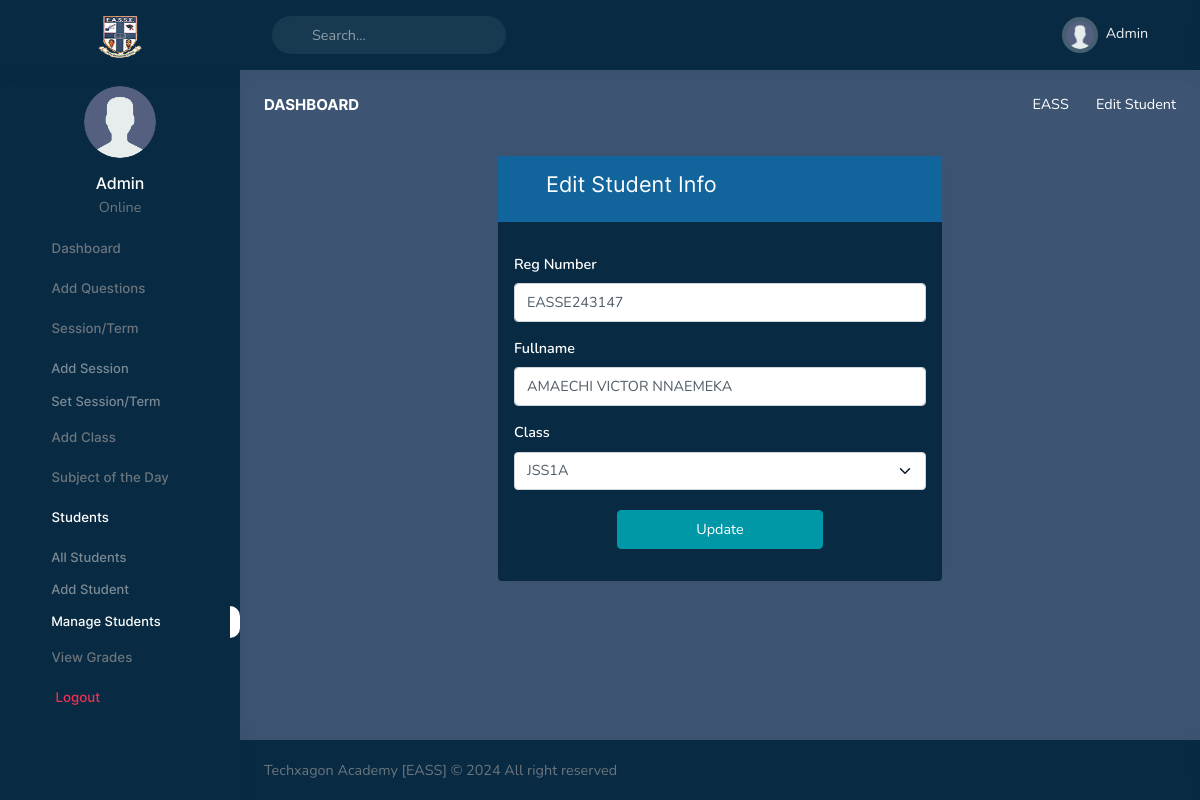
Page /dashboard/edit_student.php?reg_no=EASSE243147 (signed in) on the committed database.
### tables this page shows
CREATE TABLE `students` (
  `id` bigint(255) NOT NULL,
  `reg_no` varchar(255) NOT NULL,
  `fullname` varchar(255) NOT NULL,
  `class` varchar(255) NOT NULL,
  `English_Language` varchar(255) NOT NULL,
  `Mathematics` varchar(255) NOT NULL,
  `Business_Studies` varchar(255) NOT NULL,
  `Agric_Science` varchar(255) NOT NULL,
  `Basic_Science` varchar(255) NOT NULL,
  `Basic_Technology` varchar(255) NOT NULL,
  `CRS` varchar(255) NOT NULL,
  `Social_Studies` varchar(255) NOT NULL,
  `History` varchar(255) NOT NULL,
  `Civic_Education` varchar(255) NOT NULL,
  `Igbo` varchar(255) NOT NULL,
  `Computer_Studies` varchar(255) NOT NULL,
  `French_Language` varchar(255) NOT NULL,
  `CCA` varchar(255) NOT NULL,
  `Home_Economics` varchar(255) NOT NULL,
  `HPE` varchar(255) NOT NULL,
  `Security_Education` varchar(255) NOT NULL
);

### dashboard/edit_student.php (the view, shortened to what this page needs)
<?php
include_once __DIR__ . '/partials/admin_header.php';
?>
<div class="vertical-menu" style="background-color: #082B43;">
	<div data-simplebar class="h-100">
		<div class="user-profile text-center mt-3">
			<div class="">
				<img src="<?= ROOT_URL ?>dashboard/assets/images/users_avatar/user.png" alt="user-img" title="<?= $username ?>" class="rounded-circle avatar-md">
			</div>
			<div class="mt-3">
				<h4 class="font-size-16 mb-1 text-white"><?= $username ?></h4>
				<span class="text-muted"><i class="ri-record-circle-line align-middle font-size-14 text-success"></i> Online</span>
			</div>
		</div>
		<div id="sidebar-menu">
			<ul class="metismenu list-unstyled" id="side-menu">
				<li>
					<a href="index.php" class="waves-effect">
						<i class="ri-dashboard-line"></i>
						<span>Dashboard</span>
					</a>
				</li>
				<li>
					<a href="add_questions.php" class="waves-effect">
						<i class="ri-file-add-line align-middle"></i>
						<span>Add Questions</span>
					</a>
				</li>
				<li>
					<a href="javascript: void(0);" class="has-arrow waves-effect">
						<i class="ri-file-add-line align-middle"></i>
						<span>Session/Term</span>
					</a>
					<ul class="sub-menu" aria-expanded="false">
						<li><a href="add_session.php">Add Session</a></li>
						<li><a href="set_session_term.php">Set Session/Term</a></li>
					</ul>
				</li>
				<li>
					<a href="add_class.php" class="waves-effect">
						<i class="ri-file-add-line align-middle"></i>
						<span>Add Class</span>
					</a>
				</li>
				<li>
					<a href="subject_of_the_day.php" class="waves-effect">
						<i class="ri-file-add-line align-middle"></i>
						<span>Subject of the Day</span>
					</a>
				</li>
				<li class="mm-active">
					<a href="javascript: void(0);" class="has-arrow waves-effect">
						<i class=" ri-group-line"></i>
						<span>Students</span>
					</a>
					<ul class="sub-menu" aria-expanded="false">
						<li><a href="students.php">All Students</a></li>
						<li><a href="add_student.php">Add Student</a></li>
						<li class="current mm-active"><a href="manage_students.php">Manage Students</a></li>
					</ul>
				</li>
				<li>
					<a href="view_grades.php" class=" waves-effect">
						<i class="ri-wallet-line align-middle"></i>
						<span>View Grades</span>
					</a>
				</li>
				<li>
					<a href="<?= ROOT_URL ?>dashboard/logout.php?logout=1" class=" waves-effect">
						<i class="ri-shut-down-line align-middle me-1 text-danger"></i>
						<span class="text-danger">Logout</span>
					</a>
				</li>
			</ul>
		</div>
	</div>
</div>
<div class="main-content">
	<div class="page-content">
		<div class="container-fluid">
			<div class="row">
				<div class="col-12 mb-3">
					<div class="page-title-box d-sm-flex align-items-center justify-content-between">
						<h4 class="mb-sm-0 text-white">Dashboard</h4>
						<div class="page-title-right">
							<ol class="breadcrumb m-0">
								<li class="breadcrumb-item"><a class="text-white" href="javascript: void(0);">EASS</a></li>
								<li class="breadcrumb-item active text-white">Edit Student</li>
							</ol>
						</div>
					</div>
				</div>
			</div>
			<div class="row">
				<div class="col-lg-6 mx-auto order-2 order-md-3 order-lg-2 mb-4">
					<div class="card" style="background-color: #082B43;">
						<div class="card-head px-5 py-3" style="background-color: #12659C;">
							<h4 class="fw-normal text-white">Edit Student Info</h4>
						</div>
						<div class="card-body p-0 px-3 py-3">
							<form class="form-horizontal mt-3" method="post" action="<?= ROOT_URL ?>controllers/adminControllers/add_edit_student-logic.php">
								<?php
								if (isset($_GET['reg_no'])) {
									$reg_no = $_GET['reg_no'];
								}
								$query_students = mysqli_query($con, "SELECT * FROM students WHERE reg_no = '$reg_no'");
								if (mysqli_num_rows($query_students) == 1) {
									foreach ($query_students as $student_data) {
										$reg_no = $student_data['reg_no'];
										$fullname = $student_data['fullname'];
										$class = $student_data['class'];
									}
								}
								?>
								<div class="form-group mb-3 row">
									<div class="col-12">
										<label for="validationCustom03" class="form-label text-white">Reg Number</label>
										<input class="form-control" type="text" name="reg_no" placeholder="Reg Number" value="<?= $reg_no ?>" required>
									</div>
								</div>
								<div class="form-group mb-3 row">
									<div class="col-12">
										<label for="validationCustom03" class="form-label text-white">Fullname</label>
										<input class="form-control" type="text" name="fullname" placeholder="Fullname" value="<?= $fullname ?>" required>
									</div>
								</div>
								<div class="form-group mb-3 row">
									<div class="col-12">
										<label for="validationCustom03" class="form-label text-white">Class</label>
										<select class="form-select" id="validationCustom03" required name="class">
											<option selected value="<?= $class ?>"><?= $class ?></option>
										</select>
									</div>
								</div>
								<div class="form-group mb-3 text-center row mt-3 pt-1">
									<div class="col-12">
										<button class="btn btn-info w-50 waves-effect waves-light" type="submit" name="edit">Update</button>
									</div>
								</div>
							</form>
						</div>
					</div>
				</div>
			</div>
		</div>
	</div>
</div>
<?php
include_once __DIR__ . '/partials/footer.php';
?>

### dashboard/partials/admin_header.php (shortened to what this page needs)
<?php
require_once __DIR__ . '/../../config/database.php';
$admin_id = $_SESSION['eass_admin']['id'];
?>
<!doctype html>
<html lang="en">
<head>
  <link href="assets/libs/admin-resources/jquery.vectormap/jquery-jvectormap-1.2.2.css" rel="stylesheet" type="text/css" />
  <link href="assets/libs/datatables.net-bs4/css/dataTables.bootstrap4.min.css" rel="stylesheet" type="text/css" />
  <link href="assets/libs/datatables.net-responsive-bs4/css/responsive.bootstrap4.min.css" rel="stylesheet" type="text/css" />
  <link href="assets/css/bootstrap.min.css" id="bootstrap-style" rel="stylesheet" type="text/css" />
  <link href="assets/css/icons.min.css" rel="stylesheet" type="text/css" />
  <link href="assets/css/app.min.css" id="app-style" rel="stylesheet" type="text/css" />
  <link href="assets/libs/select2/css/select2.min.css" rel="stylesheet" type="text/css">
</head>
<body data-topbar="dark" style="background-color: #3D5573;">
  <div id="layout-wrapper">
    <header id="page-topbar" style="background-color: #082B43;">
      <div class="navbar-header">
        <div class="d-flex">
          <div class="navbar-brand-box">
            <a href="index.php" class="logo logo-light">
              <span class="logo-lg">
                <img src="assets/images/logo.png" alt="logo-light" height="42">
              </span>
            </a>
          </div>
          <button type="button" class="btn btn-sm px-3 font-size-24 header-item waves-effect" id="vertical-menu-btn">
          </button>
          <form class="app-search d-none d-lg-block">
            <div class="position-relative">
              <input type="text" class="form-control" placeholder="Search...">
            </div>
          </form>
        </div>
        <div class="d-flex">
          <div class="dropdown d-lg-inline-block d-none ms-1">
            <button type="button" class="btn header-item noti-icon waves-effect" data-toggle="fullscreen">
            </button>
          </div>
          <div class="dropdown d-inline-block user-dropdown">
            <?php
            $query_admin = mysqli_query($con, "SELECT * FROM admin WHERE id = $admin_id");
            if (mysqli_num_rows($query_admin) == 1) {
              $user_info = mysqli_fetch_assoc($query_admin);
              $username = $user_info["username"];
            }
            ?>
            <button type="button" class="btn header-item waves-effect" id="page-header-user-dropdown" data-bs-toggle="dropdown" aria-haspopup="true" aria-expanded="false">
              <img src="<?= ROOT_URL ?>dashboard/assets/images/users_avatar/user.png" alt="user-img" title="<?= $username ?>" class="rounded-circle header-profile-user p-1">
              <span class="d-none d-xl-inline-block ms-1"><?= $username ?></span>
            </button>
          </div>
          <div class="dropdown d-inline-block">
            <button type="button" class="btn header-item noti-icon right-bar-toggle waves-effect">
            </button>
          </div>
        </div>
      </div>
    </header>

### dashboard/edit_student.php (style rules this page uses)
.current { border-right: 10px solid #fff; border-radius: 10px; }

### rows in the picture
students: reg_no "EASSE243147", fullname "AMAECHI VICTOR NNAEMEKA", class "JSS1A"

### other values in the picture
$username "Admin"
